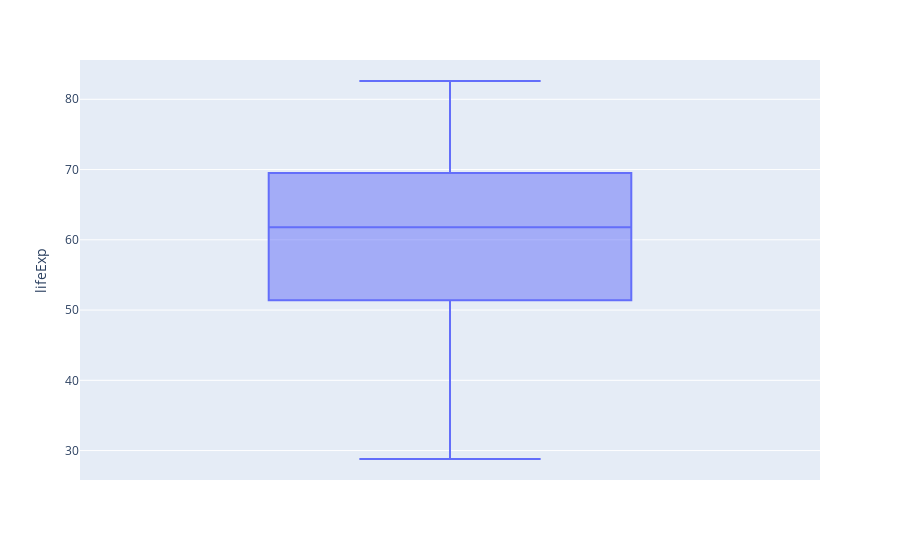

Notebook code for this chart:
### Code cell
fig=px.box(Asian_countries, y='lifeExp')
fig.show()

### Figure 1 — Plotly figure (JSON) as saved in the notebook; plotly's stock layout.template omitted (floating-point values rounded to 4 significant figures; data arrays with more than 128 entries replaced by an {"elided": "..."} marker saying what was removed)
{"data": [{"alignmentgroup": "True", "hovertemplate": "lifeExp=%{y}<extra></extra>", "legendgroup": "", "marker": {"color": "#636efa"}, "name": "", "notched": false, "offsetgroup": "", "orientation": "v", "showlegend": false, "type": "box", "x0": " ", "xaxis": "x", "y": {"elided": "396 float values"}, "y0": " ", "yaxis": "y"}], "layout": {"boxmode": "group", "legend": {"tracegroupgap": 0}, "margin": {"t": 60}, "xaxis": {"anchor": "y", "domain": [0, 1]}, "yaxis": {"anchor": "x", "domain": [0, 1], "title": {"text": "lifeExp"}}}}
